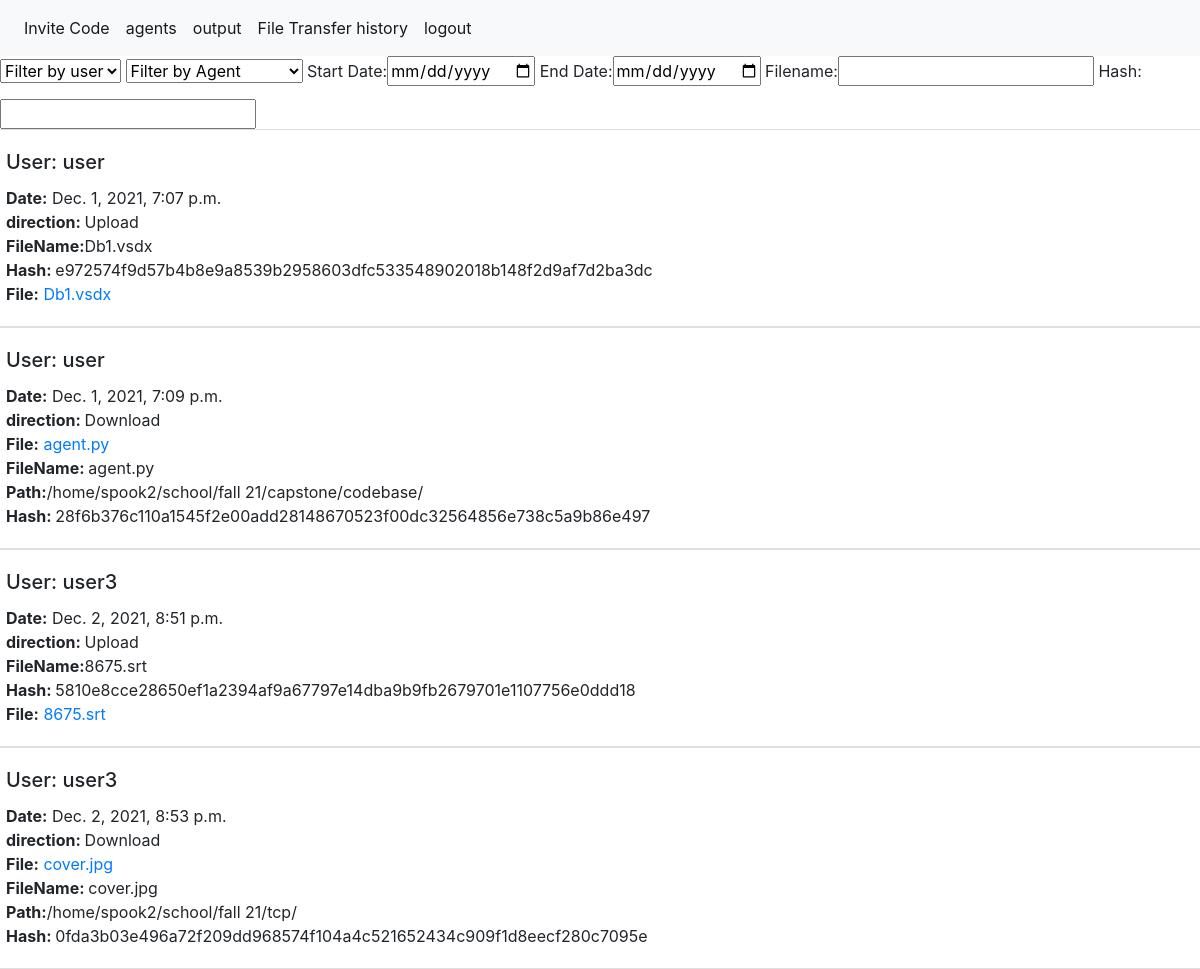
/ViewFileTransfer/ (signed in), run on the app's committed database.
### api/models.py (models this page shows)
class UserActionLog(models.Model):
    User= models.ForeignKey(User, on_delete=models.PROTECT)
    Command = models.TextField()
    Output = models.TextField()
    Date = models.DateTimeField(default=timezone.now)
    CommandTypeEnumChoice=(
        ('FileTransfer','FileTransfer'),
        ('ShellCommand','ShellCommand')
    )
    CommandType = models.CharField(choices=CommandTypeEnumChoice,max_length=255)
    TransferLog= models.ForeignKey(FileTransferLog, on_delete=models.PROTECT,null=True,blank=True)
    Agent= models.ForeignKey(Agent,on_delete=models.PROTECT )
    Queued = models.BooleanField(default=True)

class FileTransferLog(models.Model):
    User= models.ForeignKey(User, on_delete=models.PROTECT)
    FileName = models.CharField(max_length=255)
    Time= models.DateTimeField(default=timezone.now)
    Hash =models.CharField(max_length=64)
    File=models.FileField(null=True)
    DirectionTypeEnumChoice=(
        ('Upload', 'Upload'),
        ('Download', 'Download')
    )
    direction= models.CharField(choices=DirectionTypeEnumChoice,max_length=255)
    Path= models.TextField(null=True)

### frontend/views.py (the view)
# urls.py: path('ViewFileTransfer/', views.ViewFileTransfer, name='ViewFileTransfer'),
@login_required
def ViewFileTransfer(request):
    output_list= UserActionLog.objects.all().exclude(TransferLog=FileTransferLog())
    user_list = User.objects.all().distinct()
    agent_list = Agent.objects.all().distinct()
    context= {
        'log_list': list(output_list),
        'user_list': list(user_list),
        'agent_list': list(agent_list),
    }
    return render(request, 'frontend/ViewFileTransfer.html', context)

### api/models.py (called while the page is built)
    def __str__(self):
        return self.name

### frontend/templates/frontend/ViewFileTransfer.html (shortened to what this page needs)
{% extends 'frontend/base.html' %}
{% block content %}
<select id="UserSelect" class="form-select form-select-lg mb-3" aria-label=".form-select-lg example" onChange="hidebutgood()">
    <option selected>Filter by user</option>
    </select>
    <select id="AgentSelect" class="form-select form-select-lg mb-3" aria-label=".form-select-lg example" onChange="hidebutgood()">
      <option selected>Filter by Agent</option>
    </select>
    Start Date:<input id="StartDate" type="date" onchange="hidebutgood()" >
    End Date:<input id="EndDate" type="date" onchange="hidebutgood()">
    Filename:<input type="text"  id="filename" onchange="hidebutgood()">
    Hash:<input type="text"  id="Hash" onchange="hidebutgood()" >
{% if log_list %}
<div class="row">
{% for log in log_list %}
{% if log.TransferLog.direction == 'Upload' %}
    <div class="card" style="width: 100%;">
        <div class="card-body">
          <h5 class="card-title">User: {{log.TransferLog.User}} </h5>
          <div class="card-text"><b>Date:</b> {{log.TransferLog.Time}}</div>
            <div class="card-text"><b>direction: </b>{{log.TransferLog.direction}}</div>
            <div class="card-text"><b>FileName:</b>{{log.TransferLog.FileName}}</div>
            <div class="card-text"><b>Hash: </b>{{log.TransferLog.Hash}}</div>
            <div class="card-text"><b>File:</b> <a href="/DownloadFiles/{{log.TransferLog.id}}/"> {{log.TransferLog.File}} </a></div>
             </div>
            </div>
            {% else %}
            <div class="card" style="width: 100%;">
                <div class="card-body">
                  <h5 class="card-title">User: {{log.TransferLog.User}} </h5>
                  <div class="card-text"><b>Date:</b> {{log.TransferLog.Time}}</div>
                    <div class="card-text"><b>direction: </b>{{log.TransferLog.direction}}</div>
                     <div class="card-text"><b>File:</b> <a href="/DownloadFiles/{{log.TransferLog.id}}/"> {{log.TransferLog.File}} </a></div>
                    <div class="card-text"><b>FileName: </b>{{log.TransferLog.FileName}}</div>
                    <div class="card-text"><b>Path:</b>{{log.TransferLog.Path}}</div>
                    <div class="card-text"><b>Hash: </b>{{log.TransferLog.Hash}}</div>
                     </div>
                    </div>
{% endif %}
{% endfor %}
</div>
{% else %}
<div class="card-text">Output:No output yet</div>
{% endif %}
{% endblock %}

### data on the page
UserActionLog: TransferLog.User "user", TransferLog.Time "Dec. 1, 2021, 7:07 p.m.", TransferLog.direction "Upload", TransferLog.FileName "Db1.vsdx", TransferLog.Hash "e972574f9d57b4b8e9a8539b2958603dfc533548902018b148f2d9af7d2ba3dc", TransferLog.File "Db1.vsdx"
UserActionLog: TransferLog.User "user", TransferLog.Time "Dec. 1, 2021, 7:09 p.m.", TransferLog.direction "Download", TransferLog.File "agent.py", TransferLog.FileName "agent.py", TransferLog.Path "/home/spook2/school/fall 21/capstone/codebase/", TransferLog.Hash "28f6b376c110a1545f2e00add28148670523f00dc32564856e738c5a9b86e497"
UserActionLog: TransferLog.User "user3", TransferLog.Time "Dec. 2, 2021, 8:51 p.m.", TransferLog.direction "Upload", TransferLog.FileName "8675.srt", TransferLog.Hash "5810e8cce28650ef1a2394af9a67797e14dba9b9fb2679701e1107756e0ddd18", TransferLog.File "8675.srt"
UserActionLog: TransferLog.User "user3", TransferLog.Time "Dec. 2, 2021, 8:53 p.m.", TransferLog.direction "Download", TransferLog.File "cover.jpg", TransferLog.FileName "cover.jpg", TransferLog.Path "/home/spook2/school/fall 21/tcp/", TransferLog.Hash "0fda3b03e496a72f209dd968574f104a4c521652434c909f1d8eecf280c7095e"
